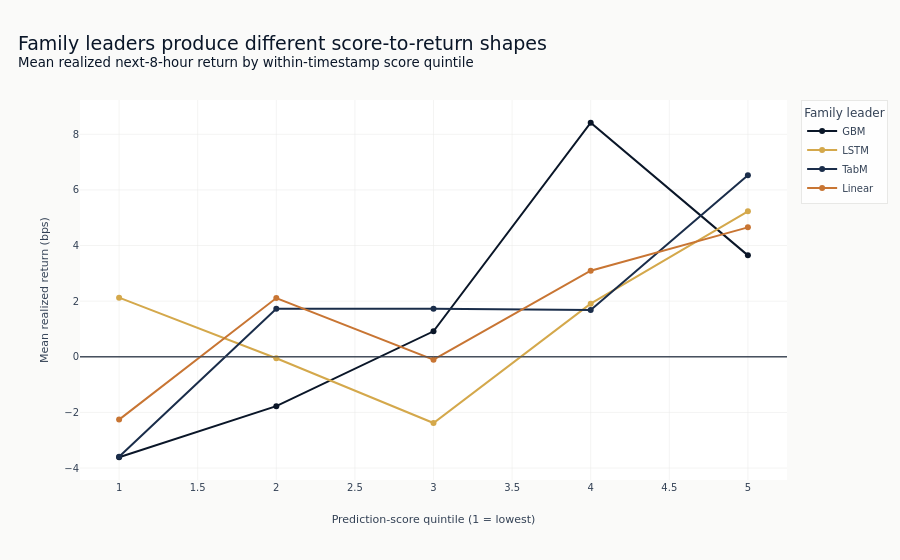

Source (notebook cell):
### Code cell
bucket_rows = []
for frame in aligned_frames:
    family = frame["family"][0]
    bucket_rows.append(_bucket_profile(frame).with_columns(pl.lit(family).alias("family")))
bucket_profiles = pl.concat(bucket_rows).sort(["family", "bucket"])

fig = go.Figure()
for family in comparison["family"]:
    profile = bucket_profiles.filter(pl.col("family") == family)
    fig.add_trace(
        go.Scatter(
            x=profile["bucket"],
            y=profile["mean_return"] * 10_000,
            mode="lines+markers",
            name=FAMILY_LABELS[family],
        )
    )
fig.add_hline(y=0, line_color=COLORS["neutral"], line_width=1)
fig.update_layout(
    title={
        "text": "Family leaders produce different score-to-return shapes"
        "<br><sup>Mean realized next-8-hour return by within-timestamp score quintile</sup>",
        "x": 0.02,
        "xanchor": "left",
    },
    xaxis_title="Prediction-score quintile (1 = lowest)",
    yaxis_title="Mean realized return (bps)",
    legend_title="Family leader",
)
fig.show()

### Figure 1 — Plotly figure (JSON) as saved in the notebook; plotly's stock layout.template omitted (floating-point values rounded to 4 significant figures)
{"data": [{"mode": "lines+markers", "name": "GBM", "type": "scatter", "x": [1, 2, 3, 4, 5], "y": [-3.611, -1.774, 0.9173, 8.415, 3.647]}, {"mode": "lines+markers", "name": "LSTM", "type": "scatter", "x": [1, 2, 3, 4, 5], "y": [2.127, -0.05123, -2.381, 1.909, 5.23]}, {"mode": "lines+markers", "name": "TabM", "type": "scatter", "x": [1, 2, 3, 4, 5], "y": [-3.596, 1.724, 1.73, 1.683, 6.527]}, {"mode": "lines+markers", "name": "Linear", "type": "scatter", "x": [1, 2, 3, 4, 5], "y": [-2.258, 2.112, -0.1055, 3.094, 4.654]}], "layout": {"legend": {"title": {"text": "Family leader"}}, "shapes": [{"line": {"color": "#334155", "width": 1}, "type": "line", "x0": 0, "x1": 1, "xref": "x domain", "y0": 0, "y1": 0, "yref": "y"}], "title": {"text": "Family leaders produce different score-to-return shapes<br><sup>Mean realized next-8-hour return by within-timestamp score quintile</sup>", "x": 0.02, "xanchor": "left"}, "xaxis": {"title": {"text": "Prediction-score quintile (1 = lowest)"}}, "yaxis": {"title": {"text": "Mean realized return (bps)"}}}}
